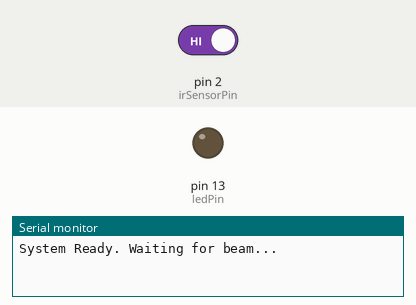
A sketch run on a simulated Arduino Uno, built with avr-gcc and run on an emulated ATmega328P. On the bench: output pins drawn as LEDs (lit = HIGH), the last lines printed to the serial monitor. Inputs (shaded band) come from the test bench; at power-on: pin 2 (irSensorPin) HIGH.

Above: at 1.4 s.
1.5 s: pin 2 (irSensorPin) driven LOW
At 4.06 s:
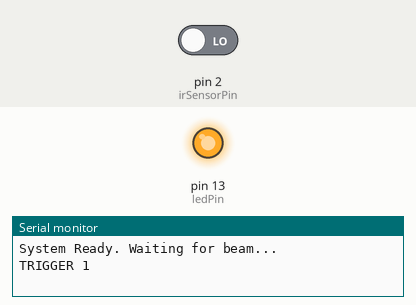
Timing chart, 0 to 9.6 s (numbered marks = the images above; inputs shaded):
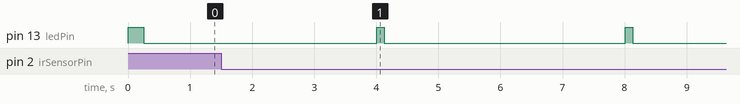

The sketch:

trigger_sensor.ino
```cpp
// ANPR Gate Trigger (Arduino Uno)
// Sends "TRIGGER <count>" over Serial when IR beam/sensor detects a vehicle.
// Compatible with tapo_trigger_gpu.py defaults:
//   ARDUINO_BAUD = 9600
//   ARDUINO_TRIGGER_WORDS includes "TRIGGER"

// --- Pin Configuration ---
const int irSensorPin = 2;   // IR sensor OUT/DO -> D2
const int ledPin = 13;       // Built-in LED

// Most common IR modules: HIGH when idle, LOW when object detected.
const int IDLE_STATE = HIGH;
const int DETECT_STATE = LOW;

// --- Timing / Stability ---
const unsigned long cooldownDelayMs = 4000; // avoid duplicate triggers per vehicle
const unsigned long debounceMs = 50;        // suppress electrical noise

int lastSensorState = IDLE_STATE;
unsigned long lastTriggerTime = 0;
unsigned long lastStateChangeTime = 0;
int triggerCount = 0;

void setup() {
  Serial.begin(9600);
  pinMode(irSensorPin, INPUT_PULLUP);
  pinMode(ledPin, OUTPUT);

  // Ready blink
  digitalWrite(ledPin, HIGH);
  delay(250);
  digitalWrite(ledPin, LOW);
  Serial.println("System Ready. Waiting for beam...");
}

void loop() {
  int currentState = digitalRead(irSensorPin);
  unsigned long now = millis();

  // Track state changes for debounce timing.
  if (currentState != lastSensorState) {
    lastStateChangeTime = now;
    lastSensorState = currentState;
  }

  // Only process stable state after debounce interval.
  if ((now - lastStateChangeTime) < debounceMs) {
    delay(5);
    return;
  }

  // Fire only when sensor is in DETECT state and cooldown is over.
  if (currentState == DETECT_STATE && (now - lastTriggerTime) >= cooldownDelayMs) {
    triggerCount++;
    Serial.print("TRIGGER ");
    Serial.println(triggerCount);

    digitalWrite(ledPin, HIGH);
    delay(120);
    digitalWrite(ledPin, LOW);

    lastTriggerTime = now;
  }

  delay(10);
}
```

Measured:
- after the input at 1.5 s, pin 13 (ledPin): alternates HIGH for 0.12 s and LOW for 3.9 s, starting after 2.5 s
